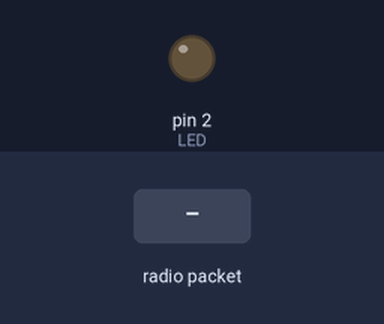
A sketch run on a simulated Arduino Uno, built with avr-gcc and run on an emulated ATmega328P. Shown: output pins drawn as LEDs (lit = HIGH). The test bench sets the inputs (shaded band). No radio packets arrive unless stated; what the sketch prints to the serial monitor is not drawn.

Above: at 1.2 s.
1.3 s: radio packet "1" arrives
Timing chart, 0 to 4.3 s (numbered marks = the images above; inputs shaded):
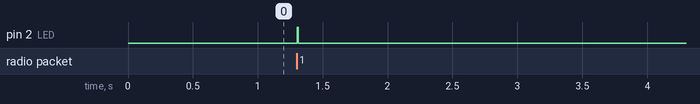

Measured:
- after the input at 1.3 s, pin 2 (LED): LOW → HIGH at once, → LOW 0.01 s later

The sketch:

LoRa_SX1278_Receiver.ino
```cpp
// LORA code for Receiver

#include <SPI.h>
#include <LoRa.h>

#define DIO0 26
#define SS   5
#define RESET 25
#define LED 2

void setup() {
  pinMode(LED, OUTPUT);
  Serial.begin(115200);
  while (!Serial);

  Serial.println("LoRa Receiver");

  configuraLoRa();
}


void configuraLoRa()
{
  // SPI.begin(/*sck*/ 18, /*miso*/ 19, /*mosi*/ 23, /*ss*/ 5);
  LoRa.setPins(SS, RESET, DIO0);
  if ( !LoRa.begin(401E6) ) {
    Serial.println("LoRa falhou!");
    while (1);
  }
  LoRa.setTxPower(20);
  LoRa.setSpreadingFactor(9);
  LoRa.setSignalBandwidth(125E3);
  LoRa.setCodingRate4(4);
  LoRa.disableCrc();
  Serial.println("Iniciado.");
}


void loop() {
  digitalWrite(LED, LOW);
  int packetSize = LoRa.parsePacket();
  if (packetSize) {
    onReceive(packetSize);
  }
  delay(10);
}


void onReceive(int packetSize) {
  // received a packet
  Serial.print("Received packet '");
  // read packet
  for (int i = 0; i < packetSize; i++) {
    Serial.print(LoRa.read(),HEX);
    Serial.print(' ');
  }
  // print RSSI of packet
  Serial.print("' with RSSI ");
  Serial.println(LoRa.packetRssi());
  digitalWrite(LED, HIGH);
  Serial.println("Received  ");
  Serial.println(packetSize);
}
```
